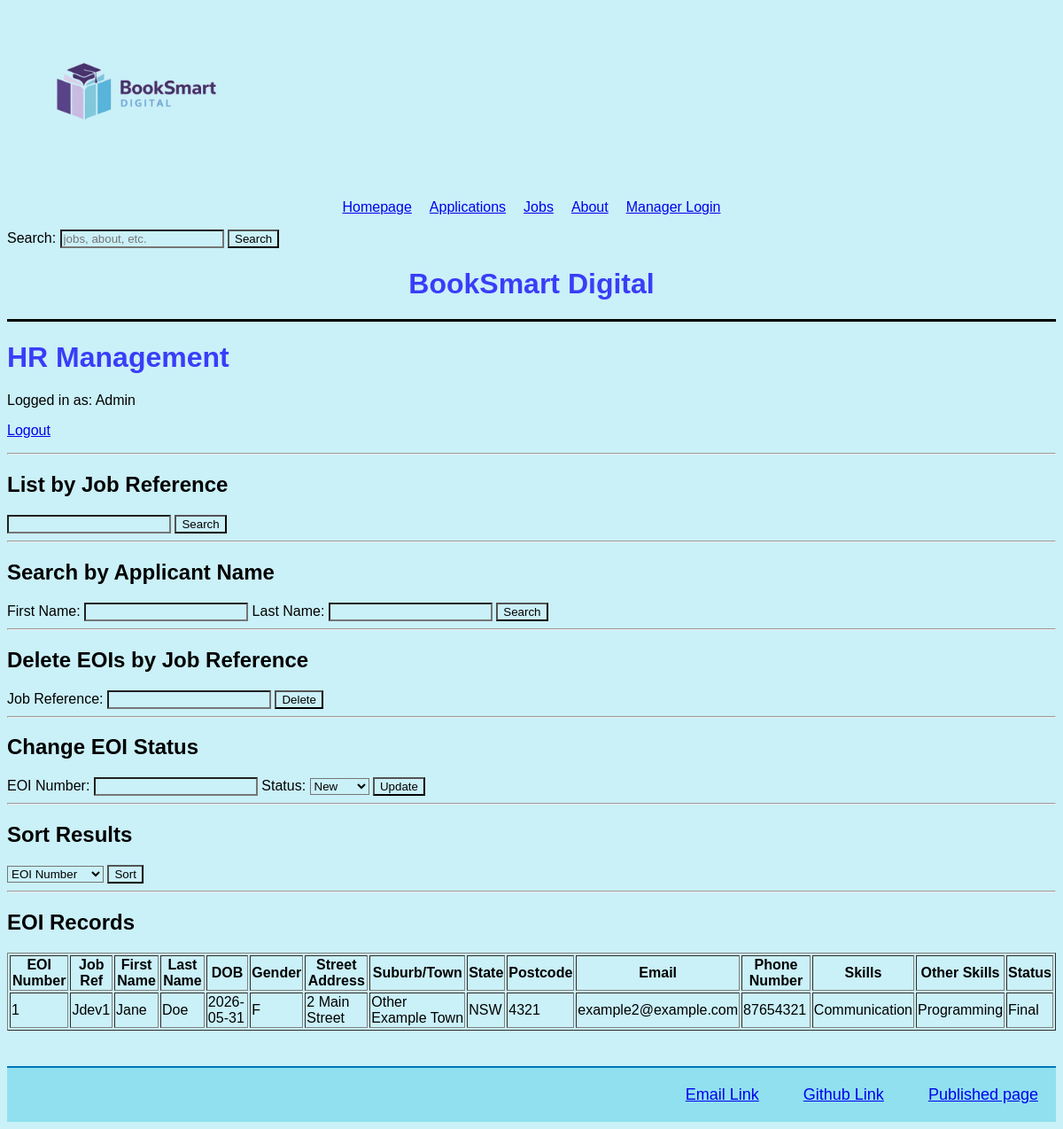
The page /pages/manage.php?job_ref=Jdev1 (signed in) on the database its author committed.
### tables this page shows
CREATE TABLE `eoi` (
  `EOInumber` int(11) NOT NULL,
  `job_ref` varchar(5) NOT NULL,
  `first_name` varchar(20) NOT NULL,
  `last_name` varchar(20) NOT NULL,
  `dob` date NOT NULL,
  `gender` varchar(1) NOT NULL,
  `street_address` varchar(40) NOT NULL,
  `suburb_town` varchar(40) NOT NULL,
  `state` varchar(3) NOT NULL,
  `postcode` varchar(4) NOT NULL,
  `email` varchar(40) NOT NULL,
  `phone_number` varchar(12) NOT NULL,
  `skills` text DEFAULT NULL,
  `other_skills` text DEFAULT NULL,
  `status` varchar(7) NOT NULL
);

### pages/manage.php (the view, shortened to what this page needs)
<?php
require_once("settings.php");
$conn = mysqli_connect($host, $user, $pwd, $sql_db);
$sort = "EOInumber";
$query = "SELECT * FROM eoi";
if (isset($_GET["job_ref"]) && $_GET["job_ref"] != "") {
    $job_ref = trim($_GET["job_ref"]);
    $query = "SELECT * FROM eoi
              WHERE job_ref='$job_ref'
              ORDER BY $sort";
}
else {
    $query .= " ORDER BY $sort";
}
$result = mysqli_query($conn, $query);
?>
<!DOCTYPE html>
<html lang="en">
<head>
    <link rel="stylesheet" href="../styles/styles.css">
</head>
<body>
<?php
    include '../IncFiles/header.inc';
?>
<h1>HR Management</h1>
<p>
    Logged in as:
    <?php echo $_SESSION["username"]; ?>
</p>
<p>
    <a href="logout.php">Logout</a>
</p>
<hr>
<h2>List by Job Reference</h2>
<form action="manage.php" method="get">
    <input type="text" name="job_ref">
    <input type="submit" value="Search">
</form>
<hr>
<h2>Search by Applicant Name</h2>
<form action="manage.php" method="get">
    First Name:
    <input type="text" name="first_name">
    Last Name:
    <input type="text" name="last_name">
    <input type="submit" value="Search">
</form>
<hr>
<h2>Delete EOIs by Job Reference</h2>
<form action="manage.php" method="post">
    Job Reference:
    <input type="text" name="delete_job_ref">
    <input type="submit" value="Delete">
</form>
<hr>
<h2>Change EOI Status</h2>
<form action="manage.php" method="post">
    EOI Number:
    <input type="number" name="eoi_number">
    Status:
    <select name="status">
        <option value="New">New</option>
    </select>
    <input type="submit" value="Update">
</form>
<hr>
<h2>Sort Results</h2>
<form action="manage.php" method="get">
    <select name="sort">
        <option value="EOInumber">EOI Number</option>
    </select>
    <input type="submit" value="Sort">
</form>
<hr>
<h2>EOI Records</h2>
<table border="1">
<tr>
    <th>EOI Number</th>
    <th>Job Ref</th>
    <th>First Name</th>
    <th>Last Name</th>
    <th>DOB</th>
    <th>Gender</th>
    <th>Street Address</th>
    <th>Suburb/Town</th>
    <th>State</th>
    <th>Postcode</th>
    <th>Email</th>
    <th>Phone Number</th>
    <th>Skills</th>
    <th>Other Skills</th>
    <th>Status</th>
</tr>
<?php
if ($result && mysqli_num_rows($result) > 0) {
    while ($row = mysqli_fetch_assoc($result)) {
        echo "<tr>";
        echo "<td>" . $row["EOInumber"] . "</td>";
        echo "<td>" . $row["job_ref"] . "</td>";
        echo "<td>" . $row["first_name"] . "</td>";
        echo "<td>" . $row["last_name"] . "</td>";
        echo "<td>" . $row["dob"] . "</td>";
        echo "<td>" . $row["gender"] . "</td>";
        echo "<td>" . $row["street_address"] . "</td>";
        echo "<td>" . $row["suburb_town"] . "</td>";
        echo "<td>" . $row["state"] . "</td>";
        echo "<td>" . $row["postcode"] . "</td>";
        echo "<td>" . $row["email"] . "</td>";
        echo "<td>" . $row["phone_number"] . "</td>";
        echo "<td>" . $row["skills"] . "</td>";
        echo "<td>" . $row["other_skills"] . "</td>";
        echo "<td>" . $row["status"] . "</td>";
        echo "</tr>";
    }
}
else {
    echo "<tr><td colspan='15'>No records found.</td></tr>";
}
?>
</table>
<?php include '../IncFiles/footer.inc';
?>
</body>
</html>

### styles/styles.css (style rules this page uses)
* { background-color: #CAF0F8; font-family: Arial, Helvetica, sans-serif; }
h1 { color: #3A3DF8; }

### rows shown on the page
eoi: EOInumber "1", job_ref "Jdev1", first_name "Jane", last_name "Doe", dob "2026-05-31", gender "F", street_address "2 Main Street", suburb_town "Other Example Town", state "NSW", postcode "4321", email "example2@example.com", phone_number "87654321", skills "Communication", other_skills "Programming", status "Final"

### other values the page prints
$_SESSION["username"] "Admin"
